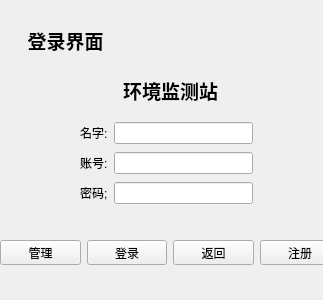
<?xml version="1.0" encoding="UTF-8"?>
<ui version="4.0">
 <class>login</class>
 <widget class="QWidget" name="login">
  <property name="geometry">
   <rect>
    <x>0</x>
    <y>0</y>
    <width>323</width>
    <height>300</height>
   </rect>
  </property>
  <property name="windowTitle">
   <string>Form</string>
  </property>
  <widget class="QLabel" name="label">
   <property name="geometry">
    <rect>
     <x>20</x>
     <y>20</y>
     <width>91</width>
     <height>41</height>
    </rect>
   </property>
   <property name="text">
    <string>&lt;html&gt;&lt;head/&gt;&lt;body&gt;&lt;p align=&quot;center&quot;&gt;&lt;span style=&quot; font-size:14pt; font-weight:600;&quot;&gt;登录界面&lt;/span&gt;&lt;/p&gt;&lt;/body&gt;&lt;/html&gt;</string>
   </property>
  </widget>
  <widget class="QLabel" name="label_2">
   <property name="geometry">
    <rect>
     <x>110</x>
     <y>70</y>
     <width>121</width>
     <height>41</height>
    </rect>
   </property>
   <property name="text">
    <string>&lt;html&gt;&lt;head/&gt;&lt;body&gt;&lt;p align=&quot;center&quot;&gt;&lt;span style=&quot; font-size:14pt; font-weight:600;&quot;&gt;环境监测站&lt;/span&gt;&lt;/p&gt;&lt;/body&gt;&lt;/html&gt;</string>
   </property>
  </widget>
  <widget class="QWidget" name="layoutWidget">
   <property name="geometry">
    <rect>
     <x>0</x>
     <y>240</y>
     <width>340</width>
     <height>25</height>
    </rect>
   </property>
   <layout class="QHBoxLayout" name="horizontalLayout_3">
    <item>
     <widget class="QPushButton" name="manage_pushButton">
      <property name="text">
       <string>管理</string>
      </property>
     </widget>
    </item>
    <item>
     <widget class="QPushButton" name="login_pushButton">
      <property name="text">
       <string>登录</string>
      </property>
     </widget>
    </item>
    <item>
     <widget class="QPushButton" name="exit_pushButton">
      <property name="text">
       <string>返回</string>
      </property>
     </widget>
    </item>
    <item>
     <widget class="QPushButton" name="register_pushButton">
      <property name="text">
       <string>注册</string>
      </property>
     </widget>
    </item>
   </layout>
  </widget>
  <widget class="QWidget" name="layoutWidget">
   <property name="geometry">
    <rect>
     <x>80</x>
     <y>120</y>
     <width>173</width>
     <height>86</height>
    </rect>
   </property>
   <layout class="QVBoxLayout" name="verticalLayout">
    <item>
     <layout class="QHBoxLayout" name="horizontalLayout_2">
      <item>
       <widget class="QLabel" name="label_5">
        <property name="text">
         <string>名字:</string>
        </property>
       </widget>
      </item>
      <item>
       <widget class="QLineEdit" name="name_lineEdit"/>
      </item>
     </layout>
    </item>
    <item>
     <layout class="QHBoxLayout" name="horizontalLayout">
      <item>
       <widget class="QLabel" name="label_3">
        <property name="text">
         <string>账号:</string>
        </property>
       </widget>
      </item>
      <item>
       <widget class="QLineEdit" name="user_lineEdit"/>
      </item>
     </layout>
    </item>
    <item>
     <layout class="QHBoxLayout" name="horizontalLayout_4">
      <item>
       <widget class="QLabel" name="label_4">
        <property name="text">
         <string>密码;</string>
        </property>
       </widget>
      </item>
      <item>
       <widget class="QLineEdit" name="password_lineEdit"/>
      </item>
     </layout>
    </item>
   </layout>
  </widget>
 </widget>
 <resources/>
 <connections/>
</ui>
